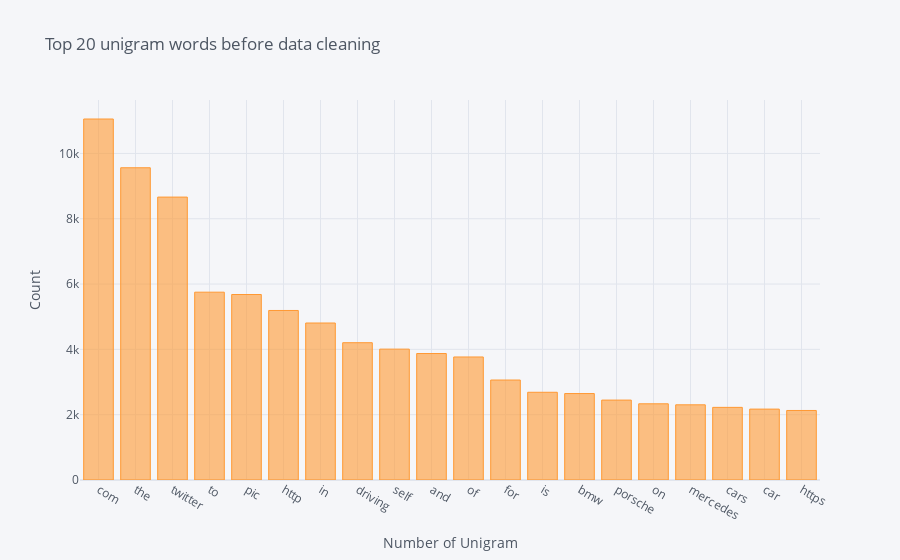

Write notebook code for a chart like this one.
### Code cell
# ploting 
df_unigram.iplot(kind='bar',xTitle='Number of Unigram', yTitle='Count',
                title='Top 20 unigram words before data cleaning')

### Figure 1 — Plotly figure (JSON) as saved in the notebook; plotly's stock layout.template omitted (floating-point values rounded to 4 significant figures)
{"data": [{"marker": {"color": "rgba(255, 153, 51, 0.6)", "line": {"color": "rgba(255, 153, 51, 1.0)", "width": 1}}, "name": "count", "orientation": "v", "text": "", "type": "bar", "x": ["com", "the", "twitter", "to", "pic", "http", "in", "driving", "self", "and", "of", "for", "is", "bmw", "porsche", "on", "mercedes", "cars", "car", "https"], "y": [11054, 9561, 8663, 5751, 5680, 5191, 4807, 4204, 4007, 3873, 3767, 3061, 2686, 2647, 2447, 2333, 2302, 2224, 2171, 2129]}], "layout": {"legend": {"bgcolor": "#F5F6F9", "font": {"color": "#4D5663"}}, "paper_bgcolor": "#F5F6F9", "plot_bgcolor": "#F5F6F9", "title": {"font": {"color": "#4D5663"}, "text": "Top 20 unigram words before data cleaning"}, "xaxis": {"gridcolor": "#E1E5ED", "showgrid": true, "tickfont": {"color": "#4D5663"}, "title": {"font": {"color": "#4D5663"}, "text": "Number of Unigram"}, "zerolinecolor": "#E1E5ED"}, "yaxis": {"gridcolor": "#E1E5ED", "showgrid": true, "tickfont": {"color": "#4D5663"}, "title": {"font": {"color": "#4D5663"}, "text": "Count"}, "zerolinecolor": "#E1E5ED"}}}
